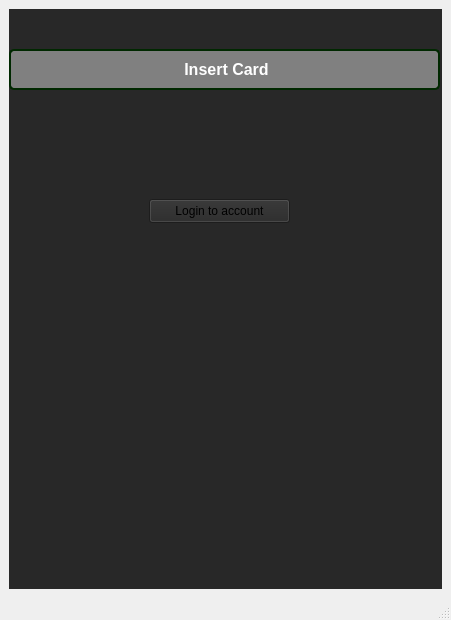
<?xml version="1.0" encoding="UTF-8"?>
<ui version="4.0">
 <class>MainWindow</class>
 <widget class="QMainWindow" name="MainWindow">
  <property name="geometry">
   <rect>
    <x>0</x>
    <y>0</y>
    <width>451</width>
    <height>620</height>
   </rect>
  </property>
  <property name="windowTitle">
   <string>MainWindow</string>
  </property>
  <widget class="QWidget" name="centralwidget">
   <layout class="QVBoxLayout" name="verticalLayout">
    <item>
     <widget class="QStackedWidget" name="stackedWidget">
      <property name="styleSheet">
       <string notr="true">background-color: rgb(40, 40, 40);</string>
      </property>
      <property name="currentIndex">
       <number>0</number>
      </property>
      <widget class="QWidget" name="page">
       <widget class="QLabel" name="InsertCardLabel">
        <property name="geometry">
         <rect>
          <x>0</x>
          <y>40</y>
          <width>431</width>
          <height>41</height>
         </rect>
        </property>
        <property name="styleSheet">
         <string notr="true">border: 2px solid #002800;      /* Green border */
    border-radius: 5px;            /* Rounded corners */
    padding: 5px;                   /* Inner spacing */
    background-color: gray;      /* Optional: light background */
    color: #ffffff;    
font: bold 16px;    </string>
        </property>
        <property name="text">
         <string>&lt;html&gt;&lt;head/&gt;&lt;body&gt;&lt;p align=&quot;center&quot;&gt;&lt;span style=&quot; font-size:12pt;&quot;&gt;Insert Card&lt;/span&gt;&lt;/p&gt;&lt;/body&gt;&lt;/html&gt;</string>
        </property>
       </widget>
       <widget class="QPushButton" name="TestButton">
        <property name="geometry">
         <rect>
          <x>140</x>
          <y>190</y>
          <width>141</width>
          <height>24</height>
         </rect>
        </property>
        <property name="text">
         <string>Login to account</string>
        </property>
       </widget>
      </widget>
      <widget class="QWidget" name="page_2">
       <widget class="QPushButton" name="button1">
        <property name="geometry">
         <rect>
          <x>80</x>
          <y>170</y>
          <width>81</width>
          <height>81</height>
         </rect>
        </property>
        <property name="styleSheet">
         <string notr="true">  background-color: gray; 
    border-radius: 40px;
    color: white;
    font: bold 16px;</string>
        </property>
        <property name="text">
         <string>1</string>
        </property>
       </widget>
       <widget class="QLabel" name="inputMenuLabel">
        <property name="geometry">
         <rect>
          <x>0</x>
          <y>40</y>
          <width>431</width>
          <height>41</height>
         </rect>
        </property>
        <property name="styleSheet">
         <string notr="true">border: 2px solid #002800;      /* Green border */
    border-radius: 5px;            /* Rounded corners */
    padding: 5px;                   /* Inner spacing */
    background-color: gray;      /* Optional: light background */
    color: #ffffff;    
font: bold 16px;    </string>
        </property>
        <property name="text">
         <string>&lt;html&gt;&lt;head/&gt;&lt;body&gt;&lt;p align=&quot;center&quot;&gt;&lt;span style=&quot; font-size:12pt;&quot;&gt;Log In&lt;/span&gt;&lt;/p&gt;&lt;/body&gt;&lt;/html&gt;</string>
        </property>
       </widget>
       <widget class="QPushButton" name="button2">
        <property name="geometry">
         <rect>
          <x>180</x>
          <y>170</y>
          <width>81</width>
          <height>81</height>
         </rect>
        </property>
        <property name="styleSheet">
         <string notr="true">  background-color: gray; 
    border-radius: 40px;
    color: white;
    font: bold 16px;</string>
        </property>
        <property name="text">
         <string>2</string>
        </property>
       </widget>
       <widget class="QPushButton" name="button3">
        <property name="geometry">
         <rect>
          <x>280</x>
          <y>170</y>
          <width>81</width>
          <height>81</height>
         </rect>
        </property>
        <property name="styleSheet">
         <string notr="true">  background-color: gray; 
    border-radius: 40px;
    color: white;
    font: bold 16px;</string>
        </property>
        <property name="text">
         <string>3</string>
        </property>
       </widget>
       <widget class="QLineEdit" name="pinline">
        <property name="geometry">
         <rect>
          <x>160</x>
          <y>120</y>
          <width>121</width>
          <height>31</height>
         </rect>
        </property>
        <property name="styleSheet">
         <string notr="true">border: 2px solid #002800;      /* Green border */
    border-radius: 5px;            /* Rounded corners */
    padding: 5px;                   /* Inner spacing */
    background-color: gray;      /* Optional: light background */
    color: white;        
font: bold 16px;</string>
        </property>
       </widget>
       <widget class="QLabel" name="inputMenuLabel_2">
        <property name="geometry">
         <rect>
          <x>10</x>
          <y>90</y>
          <width>421</width>
          <height>21</height>
         </rect>
        </property>
        <property name="styleSheet">
         <string notr="true">font: bold 16px;</string>
        </property>
        <property name="text">
         <string>&lt;html&gt;&lt;head/&gt;&lt;body&gt;&lt;p align=&quot;center&quot;&gt;&lt;span style=&quot; font-size:12pt;&quot;&gt;Enter PIN&lt;/span&gt;&lt;/p&gt;&lt;/body&gt;&lt;/html&gt;</string>
        </property>
       </widget>
       <widget class="QPushButton" name="button4">
        <property name="geometry">
         <rect>
          <x>80</x>
          <y>270</y>
          <width>81</width>
          <height>81</height>
         </rect>
        </property>
        <property name="styleSheet">
         <string notr="true">  background-color: gray; 
    border-radius: 40px;
    color: white;
    font: bold 16px;</string>
        </property>
        <property name="text">
         <string>4</string>
        </property>
       </widget>
       <widget class="QPushButton" name="button5">
        <property name="geometry">
         <rect>
          <x>180</x>
          <y>270</y>
          <width>81</width>
          <height>81</height>
         </rect>
        </property>
        <property name="styleSheet">
         <string notr="true">  background-color: gray; 
    border-radius: 40px;
    color: white;
    font: bold 16px;</string>
        </property>
        <property name="text">
         <string>5</string>
        </property>
       </widget>
       <widget class="QPushButton" name="button6">
        <property name="geometry">
         <rect>
          <x>280</x>
          <y>270</y>
          <width>81</width>
          <height>81</height>
         </rect>
        </property>
        <property name="styleSheet">
         <string notr="true">  background-color: gray; 
    border-radius: 40px;
    color: white;
    font: bold 16px;</string>
        </property>
        <property name="text">
         <string>6</string>
        </property>
       </widget>
       <widget class="QPushButton" name="button7">
        <property name="geometry">
         <rect>
          <x>80</x>
          <y>370</y>
          <width>81</width>
          <height>81</height>
         </rect>
        </property>
        <property name="styleSheet">
         <string notr="true">  background-color: gray; 
    border-radius: 40px;
    color: white;
    font: bold 16px;</string>
        </property>
        <property name="text">
         <string>7</string>
        </property>
       </widget>
       <widget class="QPushButton" name="button8">
        <property name="geometry">
         <rect>
          <x>180</x>
          <y>370</y>
          <width>81</width>
          <height>81</height>
         </rect>
        </property>
        <property name="styleSheet">
         <string notr="true">  background-color: gray; 
    border-radius: 40px;
    color: white;
    font: bold 16px;</string>
        </property>
        <property name="text">
         <string>8</string>
        </property>
       </widget>
       <widget class="QPushButton" name="button9">
        <property name="geometry">
         <rect>
          <x>280</x>
          <y>370</y>
          <width>81</width>
          <height>81</height>
         </rect>
        </property>
        <property name="styleSheet">
         <string notr="true">  background-color: gray; 
    border-radius: 40px;
    color: white;
    font: bold 16px;</string>
        </property>
        <property name="text">
         <string>9</string>
        </property>
       </widget>
       <widget class="QPushButton" name="button0">
        <property name="geometry">
         <rect>
          <x>180</x>
          <y>470</y>
          <width>81</width>
          <height>81</height>
         </rect>
        </property>
        <property name="styleSheet">
         <string notr="true">  background-color: gray; 
    border-radius: 40px;
    color: white;
    font: bold 16px;</string>
        </property>
        <property name="text">
         <string>0</string>
        </property>
       </widget>
       <widget class="QPushButton" name="inputBackButton">
        <property name="geometry">
         <rect>
          <x>0</x>
          <y>3</y>
          <width>101</width>
          <height>31</height>
         </rect>
        </property>
        <property name="styleSheet">
         <string notr="true">border: 2px solid #002800;      /* Green border */
    border-radius: 5px;            /* Rounded corners */
    padding: 5px;                   /* Inner spacing */
    background-color: gray;      /* Optional: light background */
    color: #ffffff;        </string>
        </property>
        <property name="text">
         <string>&lt;BACK</string>
        </property>
       </widget>
       <widget class="QPushButton" name="DELbutton">
        <property name="geometry">
         <rect>
          <x>80</x>
          <y>480</y>
          <width>80</width>
          <height>41</height>
         </rect>
        </property>
        <property name="styleSheet">
         <string notr="true">border: 4px solid #610602;     
 font: bold 16px;
    border-radius: 5px;           
    padding: 5px;                   
    background-color: #d96762;      
    color: #2d0000;        </string>
        </property>
        <property name="text">
         <string>&lt;DEL</string>
        </property>
       </widget>
       <widget class="QPushButton" name="OKbutton">
        <property name="geometry">
         <rect>
          <x>280</x>
          <y>480</y>
          <width>80</width>
          <height>41</height>
         </rect>
        </property>
        <property name="styleSheet">
         <string notr="true">border: 4px solid #03822d;      /* Green border */
font: bold 16px;
    border-radius: 5px;            /* Rounded corners */
    padding: 5px;                   /* Inner spacing */
    background-color: #5dba7d;      /* Optional: light background */
    color: #002800;        </string>
        </property>
        <property name="text">
         <string>OK&gt;</string>
        </property>
       </widget>
      </widget>
      <widget class="QWidget" name="page_3">
       <widget class="QLabel" name="menulabel">
        <property name="geometry">
         <rect>
          <x>0</x>
          <y>40</y>
          <width>431</width>
          <height>41</height>
         </rect>
        </property>
        <property name="styleSheet">
         <string notr="true">border: 2px solid #002800;      /* Green border */
    border-radius: 5px;            /* Rounded corners */
    padding: 5px;                   /* Inner spacing */
    background-color: gray;      /* Optional: light background */
    color: #ffffff;    
font: bold 16px;    </string>
        </property>
        <property name="text">
         <string>&lt;html&gt;&lt;head/&gt;&lt;body&gt;&lt;p align=&quot;center&quot;&gt;&lt;span style=&quot; font-size:12pt;&quot;&gt;MENU&lt;/span&gt;&lt;/p&gt;&lt;/body&gt;&lt;/html&gt;</string>
        </property>
       </widget>
       <widget class="QPushButton" name="deposit">
        <property name="geometry">
         <rect>
          <x>10</x>
          <y>370</y>
          <width>161</width>
          <height>51</height>
         </rect>
        </property>
        <property name="styleSheet">
         <string notr="true">font: bold 16px;
    border-radius: 10px;            /* Rounded corners */
    padding: 5px;                   /* Inner spacing */
    background-color: gray;      /* Optional: light background */
    color: white;     </string>
        </property>
        <property name="text">
         <string>Deposit</string>
        </property>
       </widget>
       <widget class="QPushButton" name="transactions">
        <property name="geometry">
         <rect>
          <x>10</x>
          <y>240</y>
          <width>161</width>
          <height>51</height>
         </rect>
        </property>
        <property name="styleSheet">
         <string notr="true">font: bold 16px;
    border-radius: 10px;            /* Rounded corners */
    padding: 5px;                   /* Inner spacing */
    background-color: gray;      /* Optional: light background */
    color: white;        </string>
        </property>
        <property name="text">
         <string>Transactions</string>
        </property>
       </widget>
       <widget class="QPushButton" name="withdraw">
        <property name="geometry">
         <rect>
          <x>260</x>
          <y>370</y>
          <width>161</width>
          <height>51</height>
         </rect>
        </property>
        <property name="styleSheet">
         <string notr="true">font: bold 16px;
    border-radius: 10px;            /* Rounded corners */
    padding: 5px;                   /* Inner spacing */
    background-color: gray;      /* Optional: light background */
  color: white;          </string>
        </property>
        <property name="text">
         <string>Withdraw</string>
        </property>
       </widget>
       <widget class="QPushButton" name="transfer">
        <property name="geometry">
         <rect>
          <x>260</x>
          <y>240</y>
          <width>161</width>
          <height>51</height>
         </rect>
        </property>
        <property name="styleSheet">
         <string notr="true">font: bold 16px;
    border-radius: 10px;            /* Rounded corners */
    padding: 5px;                   /* Inner spacing */
    background-color: gray;      /* Optional: light background */
      color: white;         </string>
        </property>
        <property name="text">
         <string>Transfer</string>
        </property>
       </widget>
       <widget class="QPushButton" name="logout">
        <property name="geometry">
         <rect>
          <x>10</x>
          <y>510</y>
          <width>161</width>
          <height>51</height>
         </rect>
        </property>
        <property name="styleSheet">
         <string notr="true">font: bold 16px;
    border-radius: 10px;            /* Rounded corners */
    padding: 5px;                   /* Inner spacing */
    background-color: gray;      /* Optional: light background */
     color: white;           </string>
        </property>
        <property name="text">
         <string>Log Out</string>
        </property>
       </widget>
       <widget class="QTextBrowser" name="MenuBrowser">
        <property name="geometry">
         <rect>
          <x>10</x>
          <y>100</y>
          <width>411</width>
          <height>91</height>
         </rect>
        </property>
        <property name="styleSheet">
         <string notr="true">border: 2px solid #002800;      /* Green border */
font: bold 16px;
    border-radius: 5px;            /* Rounded corners */
    padding: 5px;                   /* Inner spacing */
    background-color: gray;      /* Optional: light background */
    color: #ffffff;        </string>
        </property>
        <property name="html">
         <string>&lt;!DOCTYPE HTML PUBLIC &quot;-//W3C//DTD HTML 4.0//EN&quot; &quot;http://www.w3.org/TR/REC-html40/strict.dtd&quot;&gt;
&lt;html&gt;&lt;head&gt;&lt;meta name=&quot;qrichtext&quot; content=&quot;1&quot; /&gt;&lt;meta charset=&quot;utf-8&quot; /&gt;&lt;style type=&quot;text/css&quot;&gt;
p, li { white-space: pre-wrap; }
hr { height: 1px; border-width: 0; }
li.unchecked::marker { content: &quot;\2610&quot;; }
li.checked::marker { content: &quot;\2612&quot;; }
&lt;/style&gt;&lt;/head&gt;&lt;body style=&quot; font-family:'Segoe UI'; font-size:16px; font-weight:700; font-style:normal;&quot;&gt;
&lt;p align=&quot;center&quot; style=&quot; margin-top:0px; margin-bottom:0px; margin-left:0px; margin-right:0px; -qt-block-indent:0; text-indent:0px;&quot;&gt;Account:2&lt;/p&gt;
&lt;p align=&quot;center&quot; style=&quot; margin-top:0px; margin-bottom:0px; margin-left:0px; margin-right:0px; -qt-block-indent:0; text-indent:0px;&quot;&gt;Balance:2500&lt;/p&gt;
&lt;p align=&quot;center&quot; style=&quot; margin-top:0px; margin-bottom:0px; margin-left:0px; margin-right:0px; -qt-block-indent:0; text-indent:0px;&quot;&gt;Credit Limit:3000&lt;/p&gt;&lt;/body&gt;&lt;/html&gt;</string>
        </property>
       </widget>
       <widget class="QPushButton" name="CreditLimit">
        <property name="geometry">
         <rect>
          <x>260</x>
          <y>510</y>
          <width>161</width>
          <height>51</height>
         </rect>
        </property>
        <property name="styleSheet">
         <string notr="true">font: bold 16px;
    border-radius: 10px;            /* Rounded corners */
    padding: 5px;                   /* Inner spacing */
    background-color: gray;      /* Optional: light background */
     color: white;           </string>
        </property>
        <property name="text">
         <string>Edit Credit Limit</string>
        </property>
       </widget>
       <widget class="QPushButton" name="nextAccount">
        <property name="geometry">
         <rect>
          <x>380</x>
          <y>110</y>
          <width>31</width>
          <height>71</height>
         </rect>
        </property>
        <property name="text">
         <string/>
        </property>
        <property name="icon">
         <iconset theme="QIcon::ThemeIcon::GoNext"/>
        </property>
       </widget>
       <widget class="QPushButton" name="previousAccount">
        <property name="geometry">
         <rect>
          <x>20</x>
          <y>110</y>
          <width>31</width>
          <height>71</height>
         </rect>
        </property>
        <property name="text">
         <string/>
        </property>
        <property name="icon">
         <iconset theme="QIcon::ThemeIcon::GoPrevious"/>
        </property>
       </widget>
      </widget>
      <widget class="QWidget" name="page_4">
       <widget class="QPushButton" name="transactionBack">
        <property name="geometry">
         <rect>
          <x>0</x>
          <y>0</y>
          <width>101</width>
          <height>31</height>
         </rect>
        </property>
        <property name="styleSheet">
         <string notr="true">border: 2px solid #002800;      /* Green border */
    border-radius: 5px;            /* Rounded corners */
    padding: 5px;                   /* Inner spacing */
    background-color: gray;      /* Optional: light background */
    color: #ffffff;        </string>
        </property>
        <property name="text">
         <string>&lt;BACK</string>
        </property>
       </widget>
       <widget class="QLabel" name="transactionslabel">
        <property name="geometry">
         <rect>
          <x>0</x>
          <y>40</y>
          <width>431</width>
          <height>41</height>
         </rect>
        </property>
        <property name="styleSheet">
         <string notr="true">border: 2px solid #002800;      /* Green border */
    border-radius: 5px;            /* Rounded corners */
    padding: 5px;                   /* Inner spacing */
    background-color: gray;      /* Optional: light background */
    color: #ffffff;    
font: bold 16px;    </string>
        </property>
        <property name="text">
         <string>&lt;html&gt;&lt;head/&gt;&lt;body&gt;&lt;p align=&quot;center&quot;&gt;&lt;span style=&quot; font-size:12pt;&quot;&gt;TRANSACTIONS&lt;/span&gt;&lt;/p&gt;&lt;/body&gt;&lt;/html&gt;</string>
        </property>
       </widget>
       <widget class="QPushButton" name="RefreshButton">
        <property name="geometry">
         <rect>
          <x>30</x>
          <y>90</y>
          <width>101</width>
          <height>31</height>
         </rect>
        </property>
        <property name="styleSheet">
         <string notr="true">border: 2px solid #002800;      /* Green border */
    border-radius: 5px;            /* Rounded corners */
    padding: 5px;                   /* Inner spacing */
    background-color: gray;      /* Optional: light background */
    color: #ffffff;        </string>
        </property>
        <property name="text">
         <string>Refresh</string>
        </property>
       </widget>
       <widget class="QComboBox" name="transactionFilter">
        <property name="geometry">
         <rect>
          <x>290</x>
          <y>90</y>
          <width>111</width>
          <height>31</height>
         </rect>
        </property>
       </widget>
       <widget class="QScrollArea" name="scrollArea">
        <property name="geometry">
         <rect>
          <x>29</x>
          <y>149</y>
          <width>371</width>
          <height>401</height>
         </rect>
        </property>
        <property name="widgetResizable">
         <bool>true</bool>
        </property>
        <widget class="QWidget" name="scrollAreaWidgetContents">
         <property name="geometry">
          <rect>
           <x>0</x>
           <y>0</y>
           <width>369</width>
           <height>399</height>
          </rect>
         </property>
        </widget>
       </widget>
      </widget>
     </widget>
    </item>
   </layout>
  </widget>
  <widget class="QMenuBar" name="menubar">
   <property name="geometry">
    <rect>
     <x>0</x>
     <y>0</y>
     <width>451</width>
     <height>21</height>
    </rect>
   </property>
  </widget>
  <widget class="QStatusBar" name="statusbar"/>
 </widget>
 <resources/>
 <connections/>
</ui>
